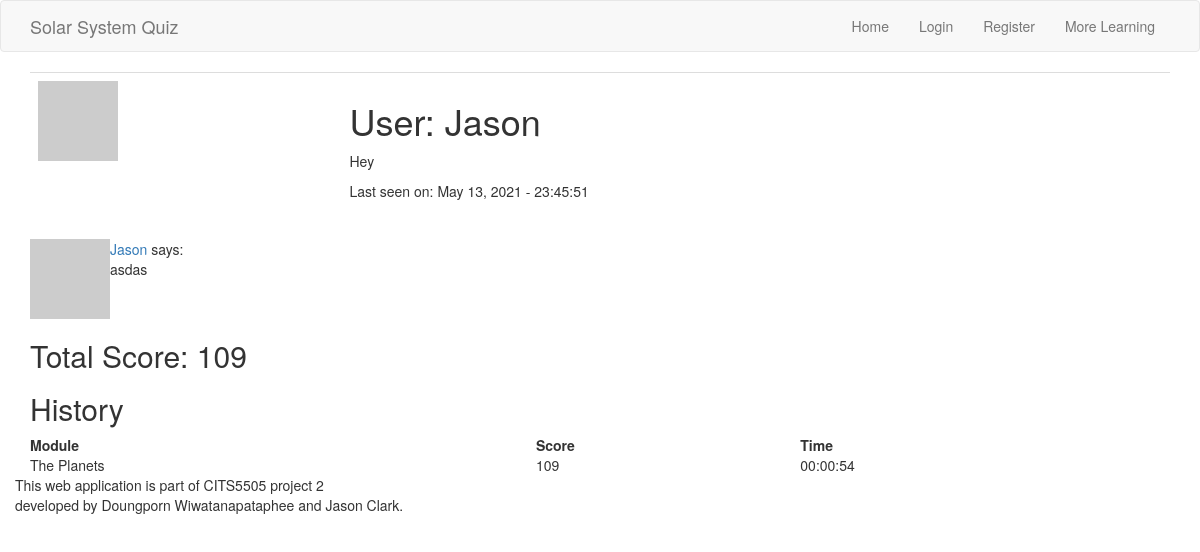
Before: /user/Jason with the older database file.
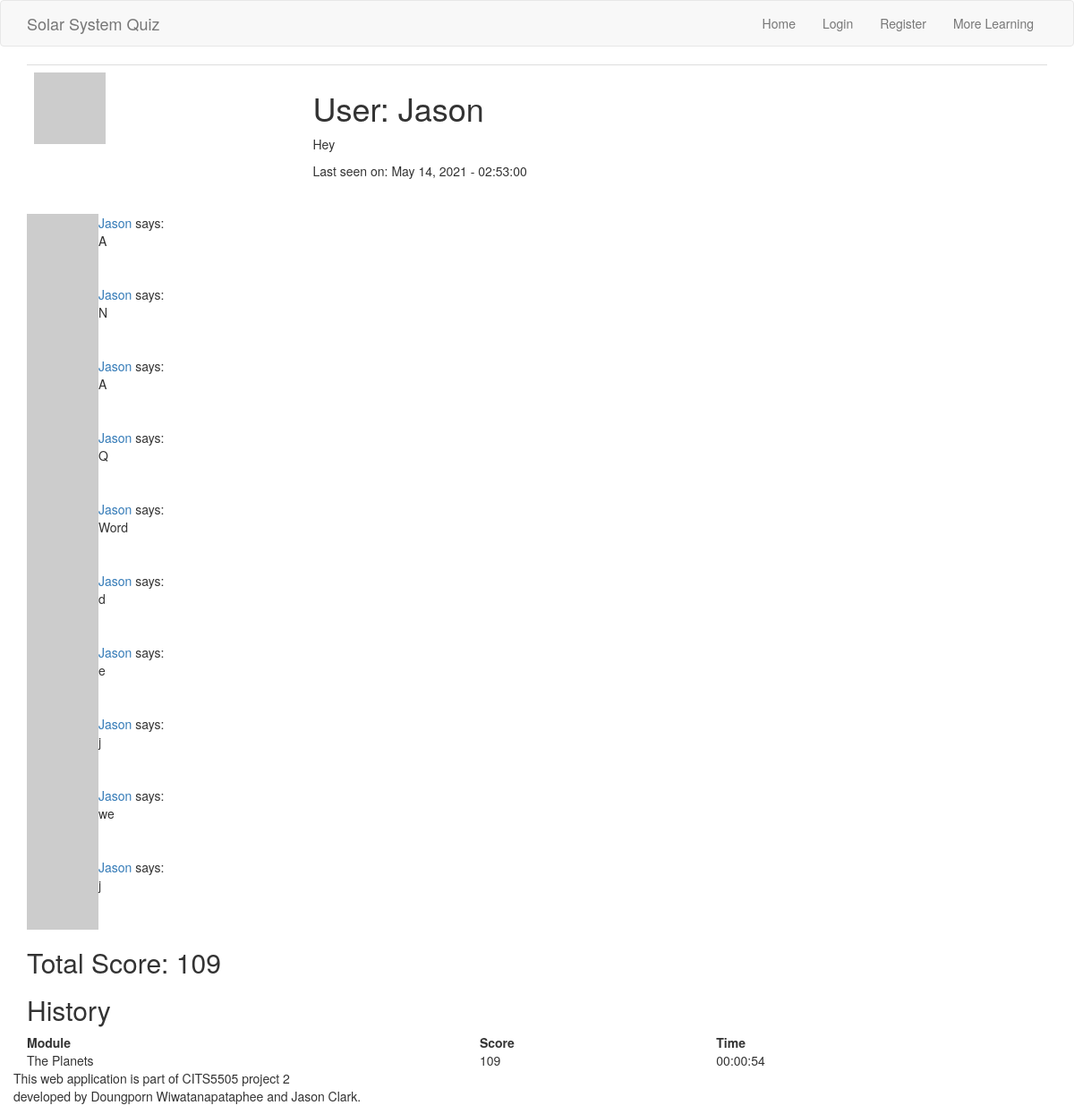
After: the same page with the newer database file.
### app/models.py (models this page shows, shortened)
class User(UserMixin, db.Model):
    __tablename__ = 'user_table'
    id = db.Column(db.Integer, primary_key=True)
    username = db.Column(db.String(64), index=True, unique=True)
    user_type = db.Column(db.String(64))
    email = db.Column(db.String(120), index=True, unique=True)
    password_hash = db.Column(db.String(128))
    posts = db.relationship('Post', backref='author', lazy='dynamic')
    about_me = db.Column(db.String(140))
    last_seen = db.Column(db.DateTime, default=datetime.utcnow)
    score_child = db.relationship("Score", backref = 'user_parent')
    quiz_unlocked = db.Column(db.Integer, default=0)
    def avatar(self, size):
      digest = md5(self.email.lower().encode('utf-8')).hexdigest()
      return 'https://www.gravatar.com/avatar/{}?d=identicon&s={}'.format(digest, size)

class Post(db.Model):
    id = db.Column(db.Integer, primary_key=True)
    user_id = db.Column(db.Integer, db.ForeignKey('user_table.id')) #user.id
    body = db.Column(db.String(140))
    timestamp = db.Column(db.DateTime, index=True, default=datetime.utcnow)
    page = db.Column(db.String)
    upvotes = db.Column(db.Integer, default=0)
    downvotes = db.Column(db.Integer, default=0)

class Score(db.Model):
    __tablename__ = 'score'
    id = db.Column(db.Integer, primary_key = True)
    user_id = db.Column(db.Integer, db.ForeignKey('user_table.id'))
    questionset_id = db.Column(db.Integer, db.ForeignKey('questionset.id'))
    score = db.Column(db.Integer)
    time_taken = db.Column(db.Time)

class QuestionSet(db.Model):
    __tablename__ = 'questionset'
    id = db.Column(db.Integer, primary_key = True)
    name = db.Column(db.String(64))
    number_of_questions = db.Column(db.Integer)
    child = db.relationship("CurrentQuestion")
    score_child = db.relationship('Score', backref= 'questionset_parent')

### app/routes.py (the view)
@app.route('/user/<username>', methods = ['GET','POST'])
def user_profile(username):
    user = User.query.filter_by(username=username).first_or_404()
    page = request.args.get('page', 1, type=int)
    posts = user.posts.paginate(
      page, app.config['POSTS_PER_PAGE'], False)
    score_dict = [] # initialise module score dictionary
    total = 0       # initialise total score as zero
    user_scores = Score.query.filter_by(user_id=user.id).all()
    for score in user_scores:
        score_dict.append({'module': score.questionset_id}) # append scores for each learning module
        total += score.score    # add total score
        scoreSorted = Score.query.filter_by(user_id=user.id).order_by(Score.score.desc()).all()
    return render_template('user_profile.html', user=user, score=total, posts=posts.items, scoreSorted = scoreSorted)

### app/routes.py (called while the page is built)
@app.before_request
def before_request():
    from_zone = tz.tzutc()
    to_zone = tz.tzlocal()
    utc = datetime.utcnow()
    utc = utc.replace(tzinfo=from_zone)
    central = utc.astimezone(to_zone)   # convert to local timezone
    if current_user.is_authenticated:
        current_user.last_seen = central
        db.session.commit()

### app/templates/user_profile.html (shortened to what this page needs)
{% extends 'base.html' %}
{% block body %}
<div class="container">
<table class="table table-hover">
    <tr valign="top">
        <td><img src="{{ user.avatar(128) }}"></td>
        <td>
            <h1>User: {{ user.username }}</h1>
            {% if user.about_me %}<p>{{ user.about_me }}</p>{% endif %}
            {% if user.last_seen %}<p>Last seen on: {{ user.last_seen.strftime('%B %d, %Y - %H:%M:%S') }}</p>{% endif %}
        </td>
    </tr>
</table>
</div>
<div class="container">
  {% for post in posts %}
  {% include '_post.html'%}
  {% endfor %}
</div>
<div class="container">
    <h2>Total Score: {{ score }}</h2>
    <h2>History</h2>
    <table style="width:100%;">
        <thead>
            <tr>
                <th>Module</th>
                <th>Score</th>
                <th>Time</th>
            </tr>
        </thead>
        <tbody>
        {% for score in scoreSorted %}
        {%  if loop.index <= 5  %}
            <tr>
                <td>{{ score.questionset_parent.name }}</td>
                <td>{{ score.score }}</td>
                <td>{{ score.time_taken }}</td>
            </tr>
        {% endif %}
        {% endfor %}
        </tbody>
    </table>
</div>
{% endblock %}

### app/templates/base.html (shortened to what this page needs)
<!DOCTYPE html>
<html lang="en">
<head>
    <link rel="stylesheet" href="https://maxcdn.bootstrapcdn.com/bootstrap/3.4.1/css/bootstrap.min.css">
    <link rel="stylesheet" href="https://cdnjs.cloudflare.com/ajax/libs/font-awesome/4.7.0/css/font-awesome.min.css">
</head>
<body>
    {% block navbar %}
    <nav class="navbar navbar-default">
        <div class="container">
            <div class="navbar-header">
                <a class="navbar-brand" href="{{ url_for('home') }}">Solar System Quiz</a>
            </div>
            <div class="collapse navbar-collapse" id="bs-example-navbar-collapse-1">
                <ul class="nav navbar-nav navbar-right">
                    {% if current_user.is_authenticated %}
                    <li><a href="{{ url_for('home') }}">Home</a></li>
                    <li><a href="{{ url_for('user_profile', username=current_user.username) }}">{{ current_user.username }} Profile</a></li>
                    <li><a href="{{ url_for('more_learning') }}">More Learning</a></li>
                    <li><a href="{{ url_for('logout') }}">Sign Out</a></li>
                    {% else %}
                    <li><a href="{{ url_for('home') }}">Home</a></li>
                    <li><a href="{{ url_for('login') }}">Login</a></li>
                    <li><a href="{{ url_for('register') }}">Register</a></li>
                    <li><a href="{{ url_for('more_learning') }}">More Learning</a></li>
                    {% endif %}
                </ul>
            </div>
        </div>
    </nav>
    {% endblock %}
    {% block body %}{% endblock %}
    <div class="container" style='bottom:0; width:100%; '>
        <p>This web application is part of CITS5505 project 2 <br>
           developed by Doungporn Wiwatanapataphee and Jason Clark.</p>
</body>
</html>

### app/templates/_post.html (shortened to what this page needs)
<table>
  <tr valign="top">
    <td><img src="{{ post.author.avatar(36) }}"></td>
    <td>
      <a href="{{ url_for('user_profile', username=post.author.username) }}">
        {{ post.author.username }}
      </a>
      says:<br>{{ post.body }}
    </td>
  </tr>
</table>

Changed rows visible on the page:
removed Post: author.username "Jason", body "asdas"
changed User "Jason": last_seen "May 13, 2021 - 23:45:51" → "May 14, 2021 - 02:53:00"
added Post: author.username "Jason", body "A"
added Post: author.username "Jason", body "N"
added Post: author.username "Jason", body "A"
added Post: author.username "Jason", body "Q"
added Post: author.username "Jason", body "Word"
added Post: author.username "Jason", body "d"
added Post: author.username "Jason", body "e"
added Post: author.username "Jason", body "j"
added Post: author.username "Jason", body "we"
added Post: author.username "Jason", body "j"
